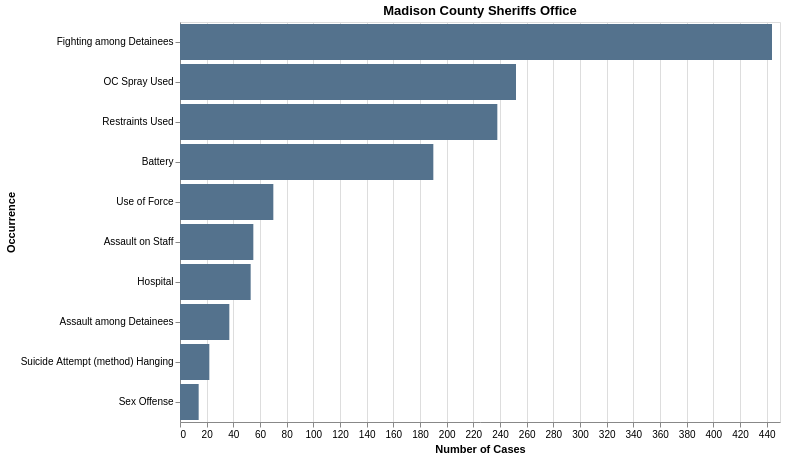

The cell this chart's notebook holds for it:
### Code cell
madison_county_percent

### Figure 1 — Vega-Lite specification as saved in the notebook (floating-point values rounded to 4 significant figures)
{"config": {"view": {"continuousWidth": 300, "continuousHeight": 300}}, "data": {"name": "data-fac0c8c9d26f97e866d78e0c5ac57a72"}, "mark": {"type": "bar", "color": "#54728d"}, "encoding": {"tooltip": [{"field": "Cleaned Occurrences", "title": "Occurrence", "type": "nominal"}, {"field": "count", "format": ",d", "title": "Case Count", "type": "quantitative"}], "x": {"field": "count", "title": "Number of Cases", "type": "quantitative"}, "y": {"field": "Cleaned Occurrences", "sort": "-x", "title": "Occurrence", "type": "nominal"}}, "height": 400, "title": "Madison County Sheriffs Office", "width": 600, "$schema": "https://vega.github.io/schema/vega-lite/v5.20.1.json", "datasets": {"data-fac0c8c9d26f97e866d78e0c5ac57a72": [{"Cleaned Occurrences": "Fighting among Detainees", "count": 444, "percentage": 29.15}, {"Cleaned Occurrences": "OC Spray Used", "count": 252, "percentage": 16.55}, {"Cleaned Occurrences": "Restraints Used", "count": 238, "percentage": 15.63}, {"Cleaned Occurrences": "Battery", "count": 190, "percentage": 12.48}, {"Cleaned Occurrences": "Use of Force", "count": 70, "percentage": 4.596}, {"Cleaned Occurrences": "Assault on Staff", "count": 55, "percentage": 3.611}, {"Cleaned Occurrences": "Hospital", "count": 53, "percentage": 3.48}, {"Cleaned Occurrences": "Assault among Detainees", "count": 37, "percentage": 2.429}, {"Cleaned Occurrences": "Suicide Attempt (method) Hanging", "count": 22, "percentage": 1.445}, {"Cleaned Occurrences": "Sex Offense", "count": 14, "percentage": 0.9192}]}}
